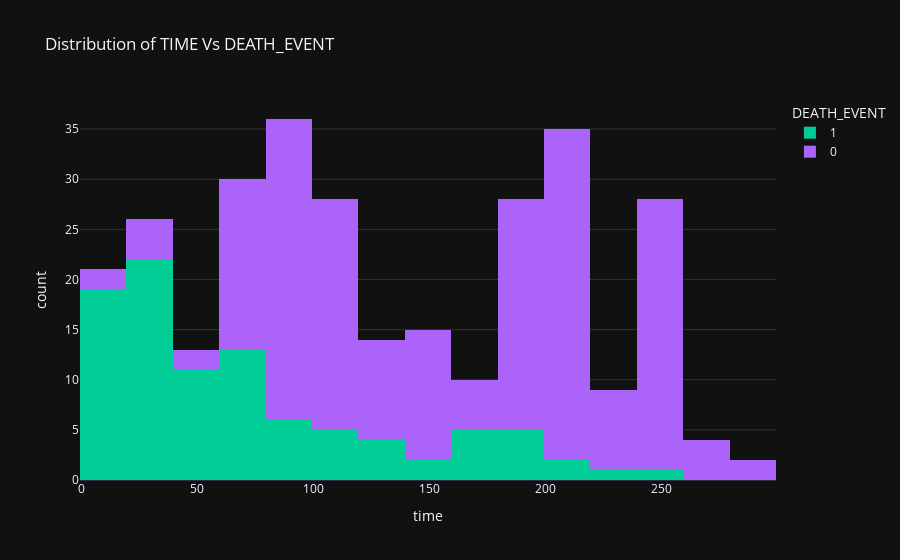

The code cell stored with this chart in its notebook:
### Code cell
fig = px.histogram(newdf, x="time", color="DEATH_EVENT", hover_data=newdf.columns, 
                   title ="Distribution of TIME Vs DEATH_EVENT", 
                   labels={"time": "time"},
                   template="plotly_dark",
                   color_discrete_map={"0": "RebeccaPurple", "1": "MediumPurple"}
                  )
fig.show()

### Figure 1 — Plotly figure (JSON) as saved in the notebook; plotly's stock layout.template omitted (floating-point values rounded to 4 significant figures; data arrays with more than 128 entries replaced by an {"elided": "..."} marker saying what was removed)
{"data": [{"alignmentgroup": "True", "bingroup": "x", "hovertemplate": "DEATH_EVENT=1<br>time=%{x}<br>count=%{y}<extra></extra>", "legendgroup": "1", "marker": {"color": "#00cc96", "pattern": {"shape": ""}}, "name": "1", "offsetgroup": "1", "orientation": "v", "showlegend": true, "type": "histogram", "x": [4, 6, 7, 7, 8, 8, 10, 10, 10, 10, 10, 10, 11, 11, 13, 14, 14, 15, 15, 20, 20, 23, 23, 24, 26, 26, 26, 27, 28, 28, 29, 30, 30, 30, 30, 31, 32, 33, 33, 35, 38, 40, 41, 42, 43, 43, 43, 44, 45, 50, 55, 59, 60, 60, 61, 64, 65, 65, 66, 67, 72, 73, 73, 77, 78, 82, 88, 90, 90, 95, 96, 100, 109, 111, 113, 115, 126, 129, 130, 135, 150, 154, 162, 170, 171, 172, 172, 180, 180, 193, 196, 198, 207, 214, 235, 241], "xaxis": "x", "yaxis": "y"}, {"alignmentgroup": "True", "bingroup": "x", "hovertemplate": "DEATH_EVENT=0<br>time=%{x}<br>count=%{y}<extra></extra>", "legendgroup": "0", "marker": {"color": "#ab63fa", "pattern": {"shape": ""}}, "name": "0", "offsetgroup": "0", "orientation": "v", "showlegend": true, "type": "histogram", "x": {"elided": "203 int values"}, "xaxis": "x", "yaxis": "y"}], "layout": {"barmode": "relative", "legend": {"title": {"text": "DEATH_EVENT"}, "tracegroupgap": 0}, "title": {"text": "Distribution of TIME Vs DEATH_EVENT"}, "xaxis": {"anchor": "y", "domain": [0, 1], "title": {"text": "time"}}, "yaxis": {"anchor": "x", "domain": [0, 1], "title": {"text": "count"}}}}
